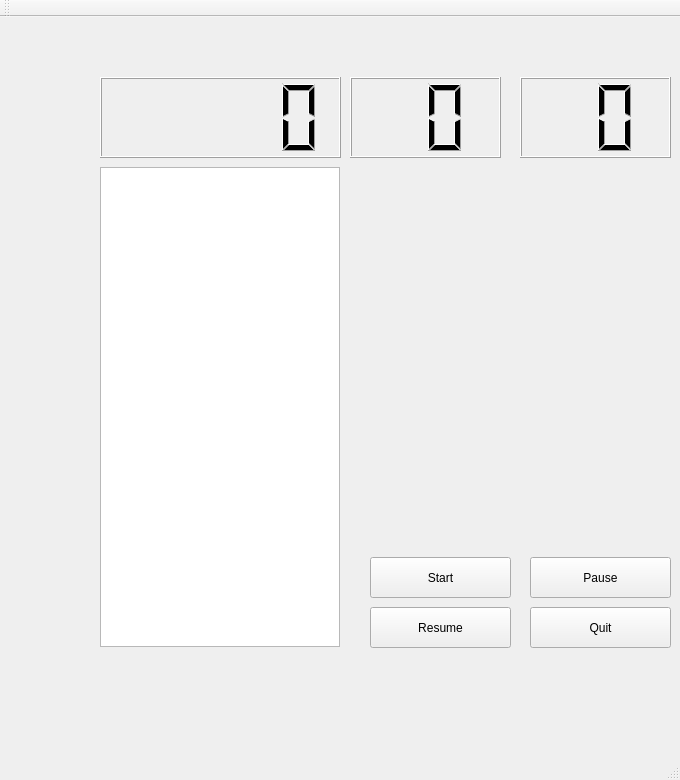
<?xml version="1.0" encoding="UTF-8"?>
<ui version="4.0">
 <class>MainWindow</class>
 <widget class="QMainWindow" name="MainWindow">
  <property name="geometry">
   <rect>
    <x>0</x>
    <y>0</y>
    <width>680</width>
    <height>780</height>
   </rect>
  </property>
  <property name="windowTitle">
   <string>MainWindow</string>
  </property>
  <widget class="QWidget" name="centralWidget">
   <widget class="QGraphicsView" name="graphicsView">
    <property name="geometry">
     <rect>
      <x>100</x>
      <y>150</y>
      <width>240</width>
      <height>480</height>
     </rect>
    </property>
   </widget>
   <widget class="QPushButton" name="startPushButton">
    <property name="geometry">
     <rect>
      <x>370</x>
      <y>540</y>
      <width>141</width>
      <height>41</height>
     </rect>
    </property>
    <property name="text">
     <string>Start</string>
    </property>
   </widget>
   <widget class="QLCDNumber" name="minLcdNumber">
    <property name="geometry">
     <rect>
      <x>350</x>
      <y>60</y>
      <width>151</width>
      <height>81</height>
     </rect>
    </property>
    <property name="digitCount">
     <number>2</number>
    </property>
   </widget>
   <widget class="QLCDNumber" name="secLcdNumber">
    <property name="geometry">
     <rect>
      <x>520</x>
      <y>60</y>
      <width>151</width>
      <height>81</height>
     </rect>
    </property>
    <property name="digitCount">
     <number>2</number>
    </property>
   </widget>
   <widget class="QPushButton" name="quitPushButton">
    <property name="geometry">
     <rect>
      <x>530</x>
      <y>590</y>
      <width>141</width>
      <height>41</height>
     </rect>
    </property>
    <property name="text">
     <string>Quit</string>
    </property>
   </widget>
   <widget class="QPushButton" name="resumePushButton">
    <property name="geometry">
     <rect>
      <x>370</x>
      <y>590</y>
      <width>141</width>
      <height>41</height>
     </rect>
    </property>
    <property name="text">
     <string>Resume</string>
    </property>
   </widget>
   <widget class="QPushButton" name="pausePushButton">
    <property name="geometry">
     <rect>
      <x>530</x>
      <y>540</y>
      <width>141</width>
      <height>41</height>
     </rect>
    </property>
    <property name="text">
     <string>Pause</string>
    </property>
   </widget>
   <widget class="QLCDNumber" name="scoreLcdNumber">
    <property name="geometry">
     <rect>
      <x>100</x>
      <y>60</y>
      <width>241</width>
      <height>81</height>
     </rect>
    </property>
   </widget>
  </widget>
  <widget class="QMenuBar" name="menuBar">
   <property name="geometry">
    <rect>
     <x>0</x>
     <y>0</y>
     <width>680</width>
     <height>22</height>
    </rect>
   </property>
  </widget>
  <widget class="QToolBar" name="mainToolBar">
   <attribute name="toolBarArea">
    <enum>TopToolBarArea</enum>
   </attribute>
   <attribute name="toolBarBreak">
    <bool>false</bool>
   </attribute>
  </widget>
  <widget class="QStatusBar" name="statusBar"/>
 </widget>
 <layoutdefault spacing="6" margin="11"/>
 <resources/>
 <connections/>
</ui>
